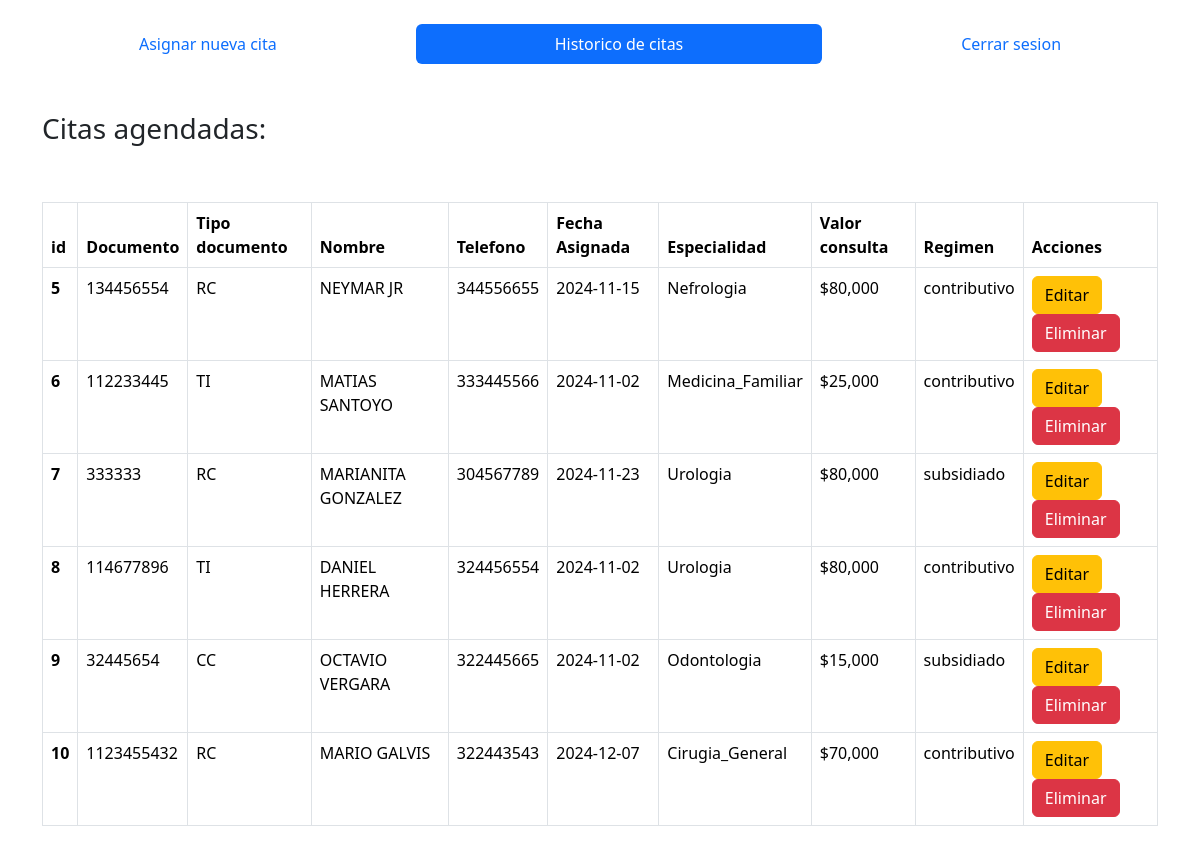
The page /php/ver-cita.php (signed in) on the database its author committed.
### tables this page shows
CREATE TABLE `citas` (
  `id` int(11) NOT NULL,
  `usuario_id` int(50) NOT NULL,
  `tipo_documento` varchar(50) NOT NULL,
  `nombre_usuario` varchar(50) NOT NULL,
  `telefono` int(50) NOT NULL,
  `fecha_cita` date NOT NULL,
  `especialidad` varchar(50) NOT NULL,
  `valor_consulta` int(11) NOT NULL,
  `regimen` varchar(50) NOT NULL
);

### php/mostrar.php (called while the page is built)
<?php
include("conexion.php");
$mostrar_cita = "SELECT * FROM citas";
$ejecutar_3 = mysqli_query($conexion,$mostrar_cita);
?>

### php/ver-cita.php (the view, shortened to what this page needs)
<?php
include("mostrar.php");
?>
<!doctype html>
<html lang="en">
    <head>
        <link
            href="https://cdn.jsdelivr.net/npm/bootstrap@5.3.2/dist/css/bootstrap.min.css"
            rel="stylesheet"
        />
    </head>
    <body><br>
        <header>
            <ul class="nav nav-pills nav-fill">
                <li class="nav-item">
                  <a class="nav-link" aria-current="" href="agendar-cita.php">Asignar nueva cita</a>
                </li>
                <li class="nav-item ">
                  <a class="nav-link active" href="ver-cita.php">Historico de citas</a>
                </li>
                <li class="nav-item">
                  <a class="nav-link" href="salir.php">Cerrar sesion</a>
                </li>
            </ul>
        </header>
        <main class="container my-4"><br>
            <h3>
                Citas agendadas:
            </h3>
            <br>
            <br>
        <table class="table table-bordered">
            <thead>
              <tr>
                <th scope="col">id</th>
                <th scope="col">Documento</th>
                <th scope="col">Tipo documento</th>
                <th scope="col">Nombre</th>
                <th scope="col">Telefono</th>
                <th scope="col">Fecha Asignada</th>
                <th scope="col">Especialidad</th>
                <th scope="col">Valor consulta</th>
                <th scope="col">Regimen</th>
                <th scope="col">Acciones</th>
              </tr>
            </thead>
            <?php foreach($ejecutar_3 as $fila){ ?>
            <tbody>
              <tr>
                <th scope="row"><?= $fila['id'] ?></th>
                <td><?= $fila['usuario_id'] ?></td>
                <td><?= $fila['tipo_documento'] ?></td>
                <td><?= $fila['nombre_usuario'] ?></td>
                <td><?= $fila['telefono'] ?></td>
                <td><?= $fila['fecha_cita'] ?></td>
                <td><?= $fila['especialidad'] ?></td>
                <td><?= "$".number_format($fila['valor_consulta']) ?></td>
                <td><?= $fila['regimen'] ?></td>
                <td>
                  <a
                    name=""
                    id=""
                    class="btn btn-warning"
                    href="editar.php?id=<?= $fila['id']?>"
                    role="button"
                    >Editar</a>
                  <a
                    name=""
                    id=""
                    class="btn btn-danger"
                    href="eliminar.php?id=<?= $fila['id']?>"
                    role="button"
                    onclick="return verificar()">Eliminar</a>
                </td>
              </tr>
              <?php } ?>
        </table>
        </main>
    </body>
</html>

### rows shown on the page
citas: id "5", usuario "134456554", tipo_documento "RC", nombre_usuario "NEYMAR JR", telefono "344556655", fecha_cita "2024-11-15", especialidad "Nefrologia", valor_consulta "80,000", regimen "contributivo"
citas: id "6", usuario "112233445", tipo_documento "TI", nombre_usuario "MATIAS SANTOYO", telefono "333445566", fecha_cita "2024-11-02", especialidad "Medicina_Familiar", valor_consulta "25,000", regimen "contributivo"
citas: id "7", usuario "333333", tipo_documento "RC", nombre_usuario "MARIANITA GONZALEZ", telefono "304567789", fecha_cita "2024-11-23", especialidad "Urologia", valor_consulta "80,000", regimen "subsidiado"
citas: id "8", usuario "114677896", tipo_documento "TI", nombre_usuario "DANIEL HERRERA", telefono "324456554", fecha_cita "2024-11-02", especialidad "Urologia", valor_consulta "80,000", regimen "contributivo"
citas: id "9", usuario "32445654", tipo_documento "CC", nombre_usuario "OCTAVIO VERGARA", telefono "322445665", fecha_cita "2024-11-02", especialidad "Odontologia", valor_consulta "15,000", regimen "subsidiado"
citas: id "10", usuario "1123455432", tipo_documento "RC", nombre_usuario "MARIO GALVIS", telefono "322443543", fecha_cita "2024-12-07", especialidad "Cirugia_General", valor_consulta "70,000", regimen "contributivo"
